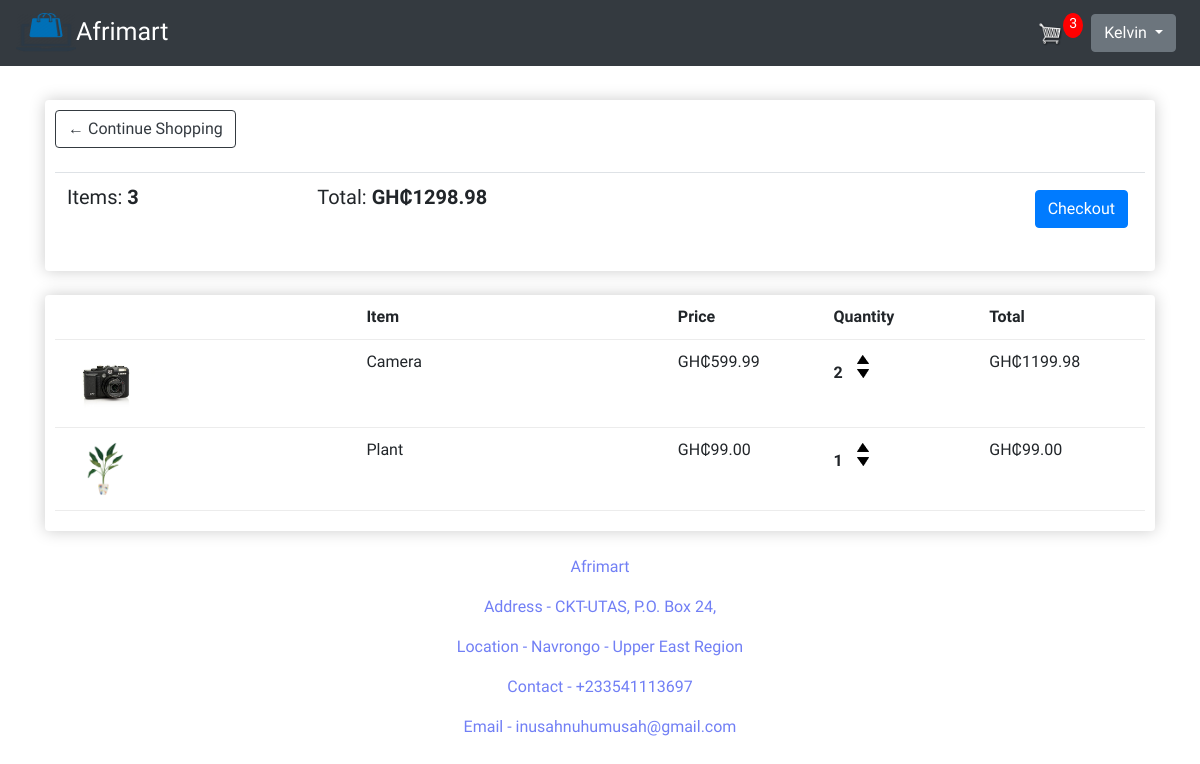
Before: /cart/ (signed in) with the older database file.
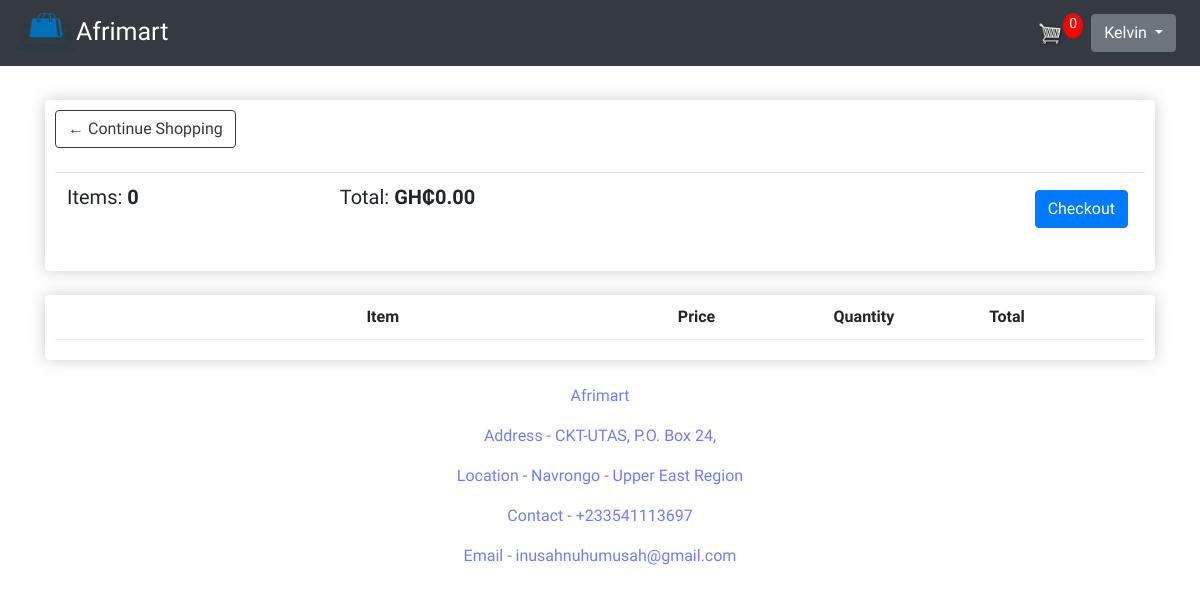
After: the same page with the newer database file.
### store/models.py (models this page shows, shortened)
class Order(models.Model):
    customer = models.ForeignKey(Customer, on_delete=models.SET_NULL, null=True, blank=True)
    date_order = models.DateTimeField(auto_now_add=True)
    complete = models.BooleanField(default=False, null=True, blank=True)
    transaction_id = models.CharField(max_length=200, null=True)
    @property
    def get_cart_total(self):
        orderitems = self.orderitem_set.all()
        total = sum([item.get_total for item in orderitems])
        return total
    @property
    def get_cart_items(self):
        orderitems = self.orderitem_set.all()
        total = sum([item.quantity for item in orderitems])
        return total

class OrderItem(models.Model):
    product = models.ForeignKey(Product, on_delete=models.SET_NULL, null=True)
    order = models.ForeignKey(Order, on_delete=models.SET_NULL, null=True)
    quantity = models.IntegerField(default=0, null=True, blank=True)
    date_added = models.DateTimeField(auto_now_add=True)
    @property
    def get_total(self):
        total = self.product.price * self.quantity
        return total

class Product(models.Model):
    name = models.CharField(max_length=200, null=True)
    price = models.FloatField(max_length=200, null=True)
    digital = models.BooleanField(default=False, null=True, blank=True)
    image = models.ImageField(null=True, blank=True)
    @property
    def imageURL(self):
        try:
            url = self.image.url
        except:
            url = ''
        return url

### store/views.py (the view)
# urls.py: path('cart/', views.cart, name="cart"),
@login_required
def cart(request):
    data = cartData(request)
    cartItems = data['cartItems']
    order = data['order']
    items = data['items']
    context = {'items': items, 'order': order, 'cartItems': cartItems}
    return render(request, 'store/cart.html', context)

### store/utils.py (called while the page is built)
def cartData(request):
    if request.user.is_authenticated:
        customer = request.user.customer
        order, created = Order.objects.get_or_create(customer=customer, complete=False)
        items = order.orderitem_set.all()
        cartItems = order.get_cart_items
    else:
        cookieData = cookieCart(request)
        cartItems = cookieData['cartItems']
        order = cookieData['order']
        items = cookieData['items']
    return {'cartItems': cartItems, 'order': order, 'items': items}

### templates/store/cart.html (shortened to what this page needs)
{% extends 'store/main.html' %}
{% load static %}
{% block content %}
	<div class="row">
		<div class="col-lg-12">
			<div class="box-element">
				<a  class="btn btn-outline-dark" href="{% url 'store' %}">&#x2190; Continue Shopping</a>
				<br>
				<br>
				<table class="table">
					<tr>
						<th><h5>Items: <strong>{{order.get_cart_items}}</strong></h5></th>
						<th><h5>Total:<strong> GH₵{{order.get_cart_total|floatformat:2}}</strong></h5></th>
						<th>
							<a  style="float:right; margin:5px;" class="btn btn-primary" href="{% url 'checkout' %}">Checkout</a>
						</th>
					</tr>
				</table>
			</div>
			<br>
			<div class="box-element">
				<div class="cart-row">
					<div style="flex:2"><strong>Item</strong></div>
					<div style="flex:1"><strong>Price</strong></div>
					<div style="flex:1"><strong>Quantity</strong></div>
					<div style="flex:1"><strong>Total</strong></div>
				</div>
				{% for item in items %}
				<div class="cart-row">
					<div style="flex:2"><img class="row-image" src="{{item.product.imageURL}}"></div>
					<div style="flex:2"><p>{{item.product.name}}</p></div>
					<div style="flex:1"><p>GH₵{{item.product.price|floatformat:2}}</p></div>
					<div style="flex:1">
						<p class="quantity">{{item.quantity}}</p>
						<div class="quantity">
							<img data-product="{{item.product.id}}" data-action="add" class="chg-quantity update-cart" src="{% static  'images/arrow-up.png' %}">
							<img data-product="{{item.product.id}}" data-action="remove" class="chg-quantity update-cart" src="{% static  'images/arrow-down.png' %}">
						</div>
					</div>
					<div style="flex:1"><p>GH₵{{item.get_total|floatformat:2}}</p></div>
				</div>
				{% endfor %}
			</div>
		</div>
	</div>
{% endblock content %}

### templates/store/main.html (shortened to what this page needs)
<!DOCTYPE html>
{% load static %}
<html>
    <head>
            <link rel="stylesheet" type="text/css" href="{% static 'css/main.css' %}">
            <link rel="stylesheet" href="https://maxcdn.bootstrapcdn.com/bootstrap/4.0.0/css/bootstrap.min.css">
     </head>
     <body style="font-family: 'Glory', sans-serif;">
        <nav class="navbar navbar-expand-lg navbar-dark bg-dark">
          <a class="navbar-brand" style="font-size: 25px" href="{% url 'store' %}"><img width="60px" height="40px" src="{% static 'images/logo.png' %}">Afrimart</a>
          <div class="collapse navbar-collapse" id="navbarSupportedContent">
            <div class="form-inline my-2 my-lg-0">
                {% if user.is_authenticated %}
                    <a href="{% url 'cart' %}">
                        <img  id="cart-icon" src="{% static 'images/cart.png' %}">
                    </a>
                    <p id="cart-total">{{ cartItems }}</p>
                    <div class="dropdown mx-2">
                        <button class="btn btn-secondary dropdown-toggle" type="button" id="dropdownMenuButton" data-toggle="dropdown" aria-haspopup="true" aria-expanded="false">
                            {{user.username}}
                        </button>
                    </div>
                {% else  %}
                    <a href="{% url 'login'%}"class="btn btn-outline-primary">Login</a>
                    <a href="{% url 'signup'%}"class="mx-2 btn btn-outline-primary">Register</a>
                    <a class="divider"></a>
                    <a href="/admin"class="mx-2 btn btn-outline-success">Admin Login</a>
                {% endif %}
            </div>
          </div>
        </nav>
         <div class="container">
                <br>
                {% block content %}
                 {% endblock content %}
                <br>
                <div class="credits">
                    <p>Afrimart</p>
                    <p>Address - CKT-UTAS, P.O. Box 24,
                    <p>Location - Navrongo - Upper East Region
                    <p>Contact - +233541113697<p>
                    <p>Email - inusahnuhumusah@gmail.com</p>
                </div>
         </div>
     </body>
</html>

Changed rows visible on the page:
no longer on this page (row edited): Order: get_cart_items "3", get_cart_total "1298.98"
no longer on this page (row unchanged): OrderItem: product.imageURL (picture), product.name "Camera", product.price "599.99", quantity "2", get_total "1199.98"
no longer on this page (row unchanged): OrderItem: product.imageURL (picture), product.name "Plant", product.price "99.00", quantity "1", get_total "99.00"
added Order: get_cart_items "0", get_cart_total "0.00"
Other visible differences:
{{ cartItems }}: "3" → "0"
